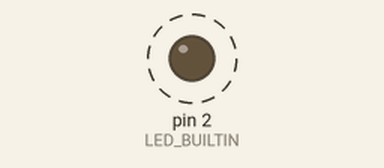
This sketch was run on a simulated Arduino Uno, built with avr-gcc and run on an emulated ATmega328P. On the bench: output pins drawn as LEDs (lit = HIGH). Dashed ring = blinking. What the sketch prints to the serial monitor is not drawn.

Above: at 0.5 s.
Timing chart, 0 to 4.6 s (numbered marks = the images above):
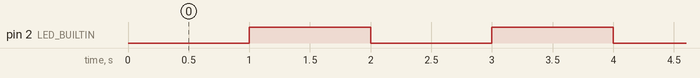

Measured:
- by itself, pin 2 (LED_BUILTIN): alternates HIGH for 1.0 s and LOW for 1.0 s

The sketch:

Board_Test.ino
```cpp
#include <Arduino.h>

#define LED_BUILTIN 2

void setup() {
  // put your setup code here, to run once:
  pinMode(LED_BUILTIN,OUTPUT);
  Serial.begin(921600);
  Serial.println("Hellow from the setop");
}

void loop() {
  // put your main code here, to run repeatedly:
  delay(1000);
  digitalWrite(LED_BUILTIN,HIGH);
  delay(1000);
  digitalWrite(LED_BUILTIN,LOW);
}
```
